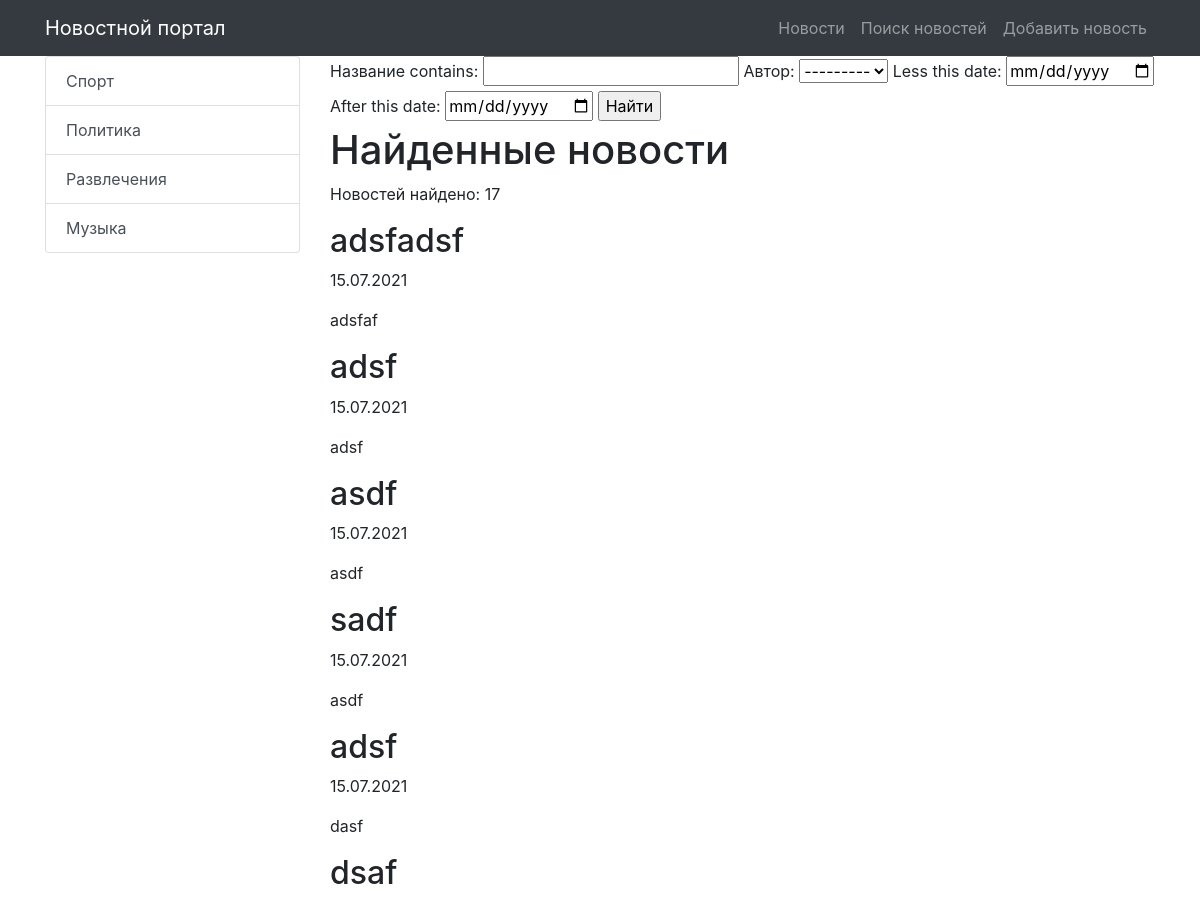
Page /news/search/ (upper part) on the earlier database version.
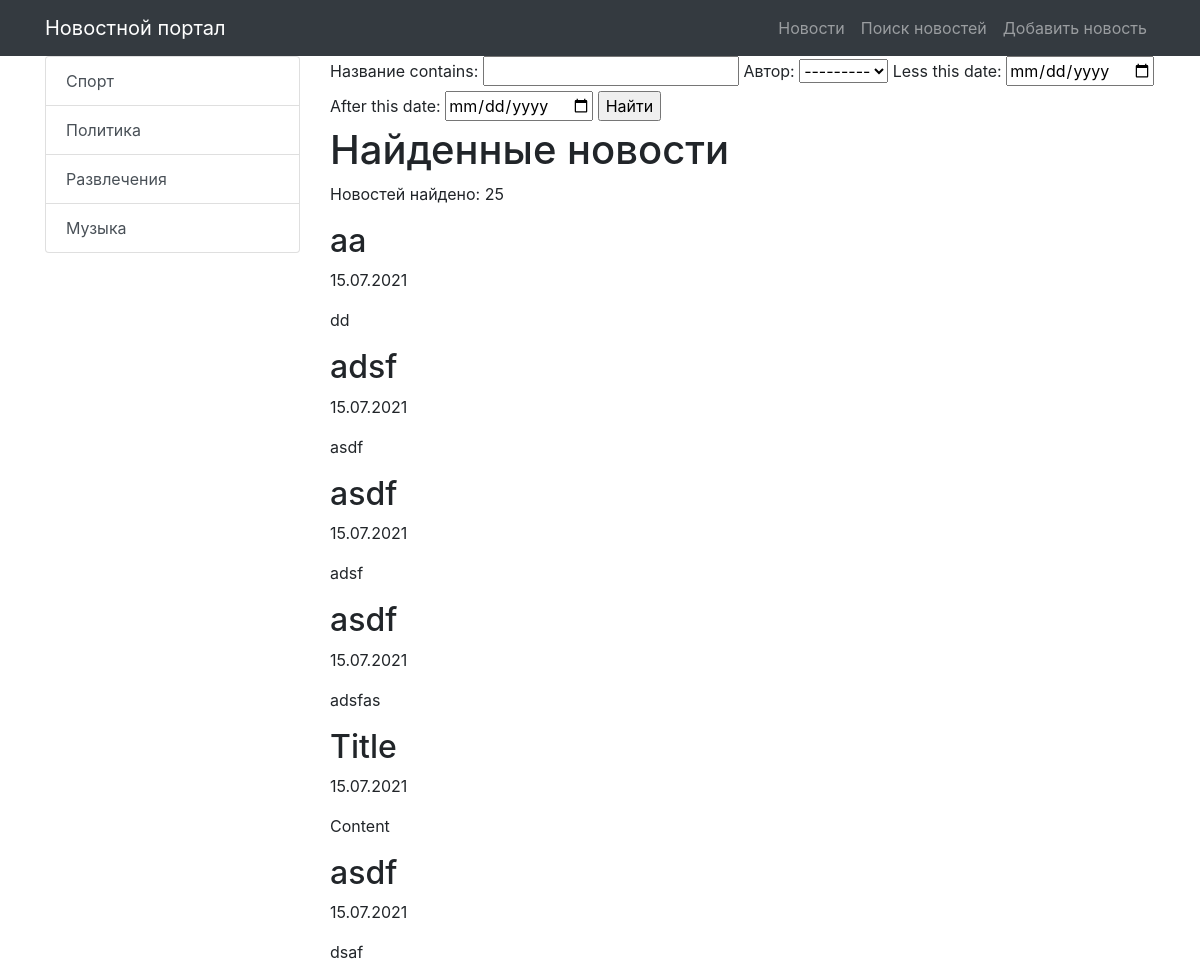
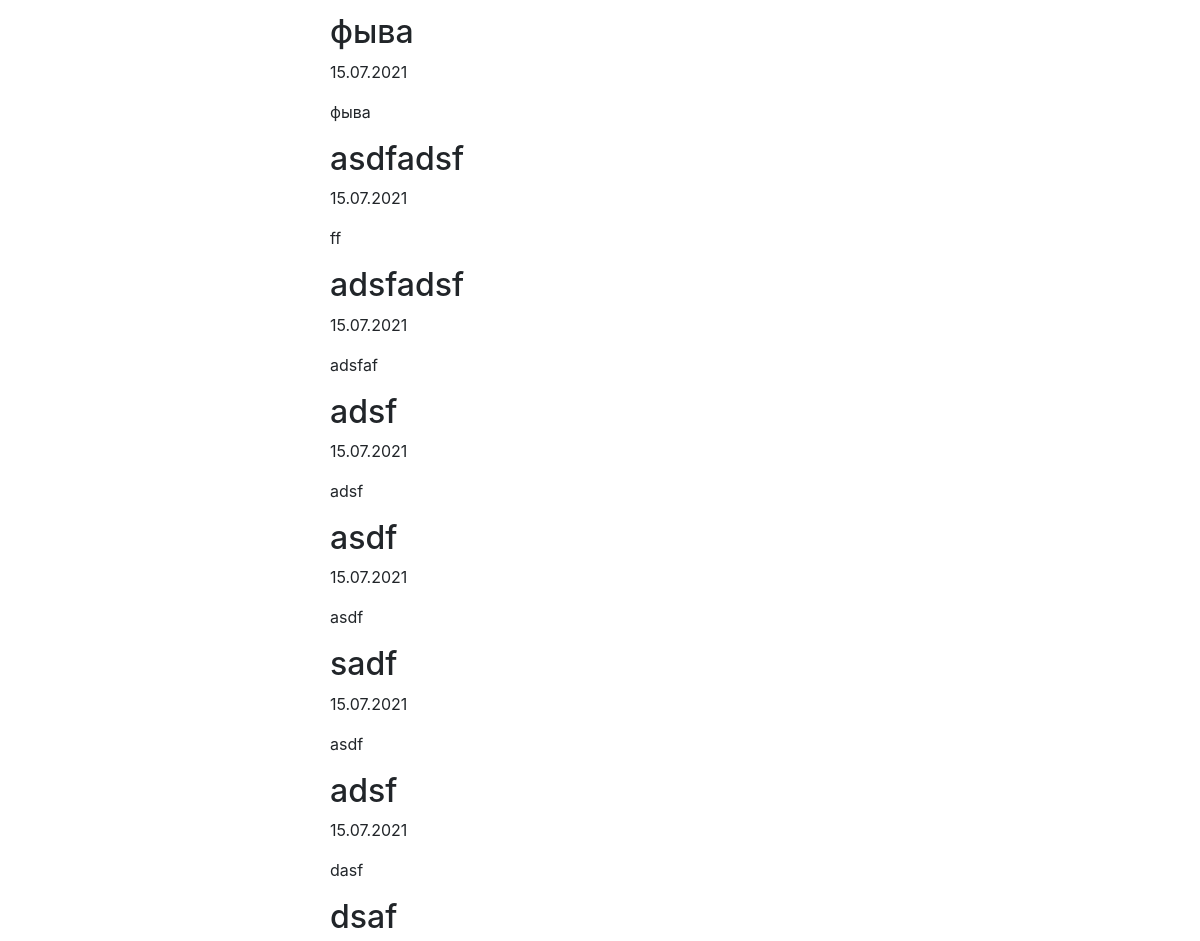
Same page on the later database version (2 pictures, top to bottom).
### news/models.py (models this page shows, shortened)
class Category(models.Model):
    title = models.CharField(max_length=255, unique=True)
    subscribers = models.ManyToManyField(User)
    def get_absolute_url(self):
        return reverse('news_category', kwargs={'category_id': self.pk})

class Post(models.Model):
    TYPE = [
        ('Article', 'Статья'),
        ('News', 'Новость'),
    ]
    author = models.ForeignKey(Author, on_delete=models.CASCADE, verbose_name='Автор')
    category = models.ManyToManyField(Category, through='PostCategory')
    type = models.CharField(max_length=20, choices=TYPE, verbose_name='Тип', default='Article')
    creation_datetime = models.DateTimeField(auto_now_add=True, verbose_name='Дата публикации')
    title = models.CharField(max_length=255, verbose_name='Название')
    text = models.TextField(verbose_name='Содержание')
    rating = models.IntegerField(default=0)

### news/views.py (the view)
# urls.py: path('search/', NewsSearch.as_view(), name='news_search'),
class NewsSearch(ListView):
    model = Post
    template_name = 'news_search.html'
    context_object_name = 'news'
    queryset = Post.objects.order_by('-creation_datetime')
    paginate_by = 5
    def get_context_data(self, **kwargs):
        context = super().get_context_data(**kwargs)
        context['posts_amount'] = len(Post.objects.all())
        context['filter'] = PostFilter(self.request.GET, queryset=self.get_queryset())
        context['categories'] = Category.objects.all()
        return context

### news/models.py (called while the page is built)
    def __str__(self):
        return f"{self.user}"

### news/templatetags/custom_filters.py (called while the page is built)
@register.filter(name='censor')
def censor(text, swearing):
    if swearing in text:
        return text.replace(swearing, '***')
    return text

### templates/news_search.html (shortened to what this page needs)
{% extends 'default.html' %}
{% load custom_filters %}
{% block content %}
    <form method="GET">
    {{ filter.form }}
    <input type="submit" value="Найти">
    </form>
    <h1>Найденные новости</h1>
    {% if news %}
    <p> Новостей найдено: {{ filter.qs | length }}</p>
        {% for news_one in filter.qs %}
            <h2>{{ news_one.title | censor:'очень_плохое_слово'}}</h2>
            <p>{{ news_one.creation_datetime | date:'d.m.Y'}}</p>
            <p>{{ news_one.text | censor:'очень_плохое_слово' | truncatechars:50}}</p>
        {% endfor %}
    {% else %}
        <h2>Новости не найдены</h2>
    {% endif %}
{% endblock content %}

### templates/default.html (shortened to what this page needs)
{% load static %}
<!DOCTYPE html>
<html lang="en">
<head>
    <link href="{% static 'vendor/bootstrap/css/bootstrap.min.css' %}" rel="stylesheet">
</head>
<body>
<nav class="navbar navbar-expand-lg navbar-dark bg-dark static-top">
    <div class="container">
        <a class="navbar-brand" href="/news/">Новостной портал</a>
        <div class="collapse navbar-collapse" id="navbarResponsive">
            <ul class="navbar-nav ml-auto">
                <li class="nav-item">
                    <a class="nav-link" href="/news/">Новости</a>
                </li>
                <li class="nav-item">
                    <a class="nav-link" href="{% url 'news_search' %}">Поиск новостей</a>
                </li>
                <li class="nav-item">
                    <a class="nav-link" href="{% url 'news_add' %}">Добавить новость</a>
                </li>
            </ul>
        </div>
    </div>
</nav>
<div class="container">
    <div class="row">
        <div class="col-md-3">
            <div class="list-group">
                {% for item in categories %}
                <a href="{{ item.get_absolute_url }}" class="list-group-item list-group-item-action">
                    {{ item.title }}
                </a>
                {% endfor %}
            </div>
        </div>
        <div class="col-md-9">
            {% block content %}
            {% endblock content %}
        </div>
    </div>
</div>
</body>
</html>

Differences in the rows shown:
added Post: title|censor "aa", creation_datetime "15.07.2021", text|censor "dd"
added Post: title|censor "adsf", creation_datetime "15.07.2021", text|censor "asdf"
added Post: title|censor "asdf", creation_datetime "15.07.2021", text|censor "adsf"
added Post: title|censor "asdf", creation_datetime "15.07.2021", text|censor "adsfas"
added Post: title|censor "Title", creation_datetime "15.07.2021", text|censor "Content"
added Post: title|censor "asdf", creation_datetime "15.07.2021", text|censor "dsaf"
added Post: title|censor "фыва", creation_datetime "15.07.2021", text|censor "фыва"
added Post: title|censor "asdfadsf", creation_datetime "15.07.2021", text|censor "ff"
Other differences:
{{ filter.qs | length }}: "17" → "25"
